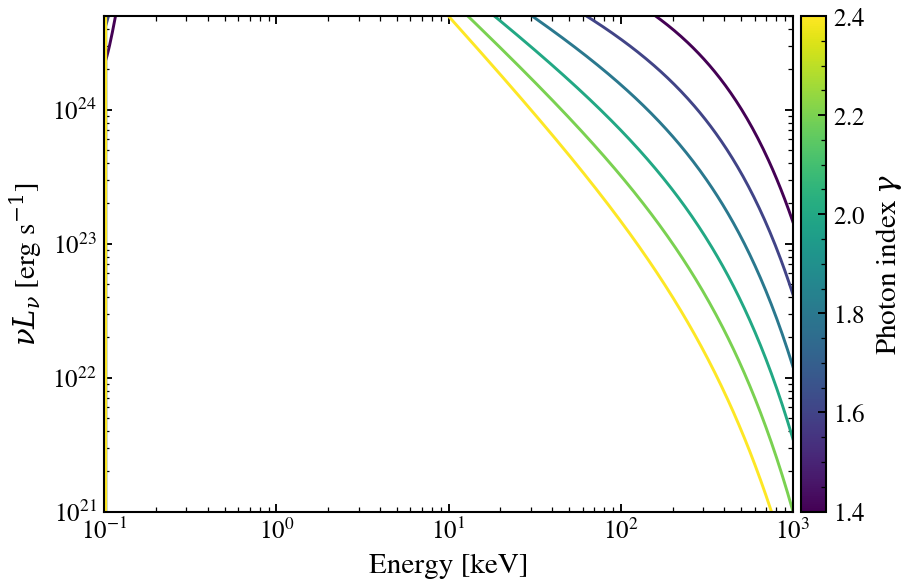

Reproduce this figure in Python.
"""
AGN X-ray spectral hardness: photon index γ controls power-law steepness
=========================================================================

The X-ray photon index γ controls how rapidly the AGN corona's power-law
spectrum falls off above a few keV. Flat spectra (low γ ~1.4) extend more
photons to high energies; steep spectra (high γ ~2.4) drop quickly. We vary
γ across its typical observational range at fixed bolometric luminosity.

Reference: Wilkins et al. 2020, MNRAS, 493, 5548 (α_ox relation and
photon index dependence).
"""

import os

os.environ["TF_CPP_MIN_LOG_LEVEL"] = "2"  # suppress XLA/PjRt C++ INFO+WARNING logs

import warnings

import jax.numpy as jnp
import matplotlib as mpl
import matplotlib.pyplot as plt
import numpy as np

from tengri.analysis.plotting import setup_style
from tengri.xray import xray_agn_corona

setup_style()
warnings.filterwarnings("ignore", message=".*BakedInBackend.*")

wavelength = jnp.logspace(np.log10(0.0124), np.log10(124.0), 512)
wave_keV = 12.398 / np.array(wavelength)

# L_bol = 1e45 erg/s → L_2500 via Hopkins+2007 BC=5.15
L_2500 = 1.0e45 / (5.15 * 1.199e15)

gamma_values = np.array([1.4, 1.6, 1.8, 2.0, 2.2, 2.4])
norm = mpl.colors.Normalize(vmin=gamma_values.min(), vmax=gamma_values.max())
cmap = plt.get_cmap("viridis")

fig, ax = plt.subplots(figsize=(6.5, 4.2))
for gamma in gamma_values:
    l_xray = xray_agn_corona(
        wavelength, l_2500_30deg_erg_hz=L_2500, gamma=float(gamma), E_cut=300.0
    )
    ax.loglog(wave_keV, np.array(l_xray), lw=1.4, color=cmap(norm(gamma)))

ax.set_xlim(0.1, 1000)
ax.set_ylim(1e21, 5e24)
ax.set_xlabel(r"Energy [keV]")
ax.set_ylabel(r"$\nu L_\nu$ [erg s$^{-1}$]")

cbar = fig.colorbar(plt.cm.ScalarMappable(norm=norm, cmap=cmap), ax=ax, pad=0.01)
cbar.set_label(r"Photon index $\gamma$")

fig.tight_layout()
plt.savefig("plot_xray_gamma_sweep.png", dpi=150, bbox_inches="tight")
